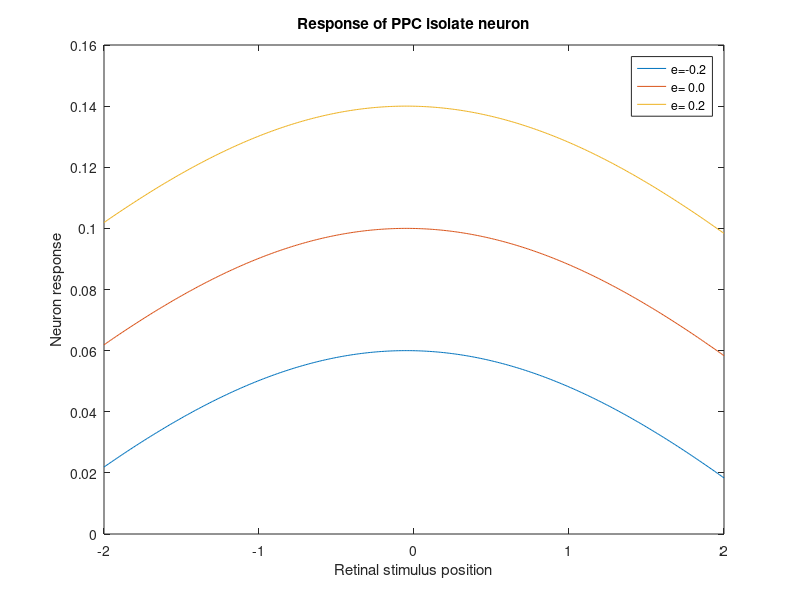
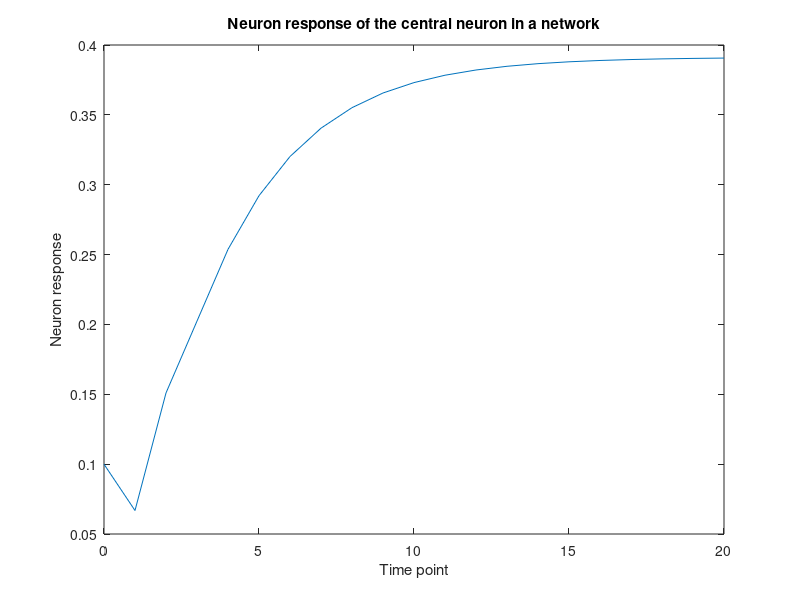
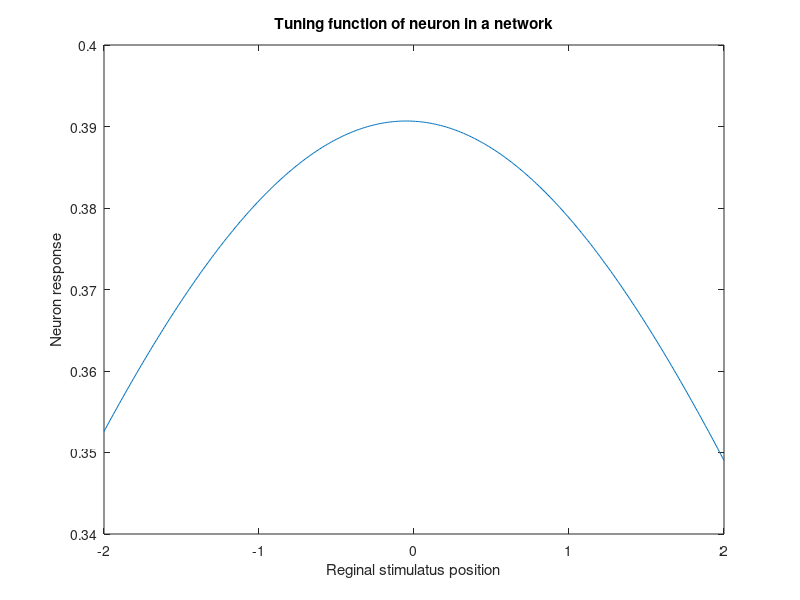
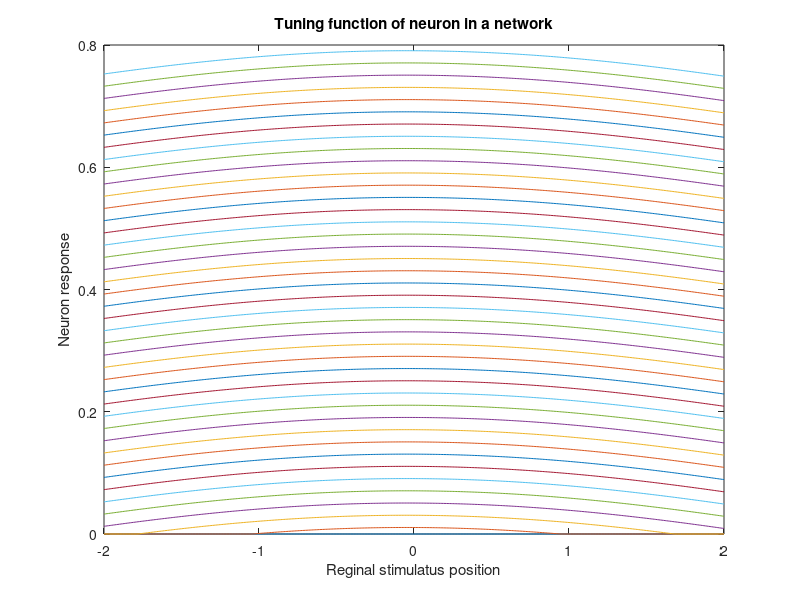

Here is the MATLAB script that generated these plots, in order:
%SBE2 HW 8
%Greg Kiar
%08-04-2015

clear
close all
%% Part 1
s=0.2;k=1;b=0.5;sigma=3;beta=1;
rrange = -5+0.05:0.1:5-0.05;

p = @(r, ri, e) s .* max( (...
    (k.*e+b)+ exp(-(r-ri).^2./2./(sigma.^2))- beta ), ...
    0);

figure (1)
plot(-2:0.01:2, p(-2:0.01:2,rrange(50),-0.2))
hold on
plot(-2:0.01:2, p(-2:0.01:2,rrange(50), 0.0))
plot(-2:0.01:2, p(-2:0.01:2,rrange(50), 0.2))
legend('e=-0.2','e= 0.0','e= 0.2');
xlabel('Retinal stimulus position');
ylabel('Neuron response');
title('Response of PPC isolate neuron');

%% Part 2
ae=1;ai=0.65;sigi=2.5;sige=1;
r=0;e=0;

w = @(ri,rj) ae.*exp(-(ri-rj).^2./2./(sige.^2)) ...
    - ai.*exp(-(ri-rj).^2./2./(sigi.^2));

pt = @(t, r, ri, e, ps) s .* max( (...
    (k.*e+b)+ exp(-(r-ri).^2./2./(sigma.^2)) + ...
    sum(w(ri,rrange)'.*ps(:,t)) - beta ), ...
    0);

ps = p(r, rrange, e)';
figure (2)
for q=1:20
    for qq=1:100
        ps(qq,q+1) = pt(q,r,rrange(qq),e,ps)';
    end
end
plot(0:20, ps(50,:));
xlabel('Time point');
ylabel('Neuron response');
title('Neuron response of the central neuron in a network');

%% Part 3
r=-2:0.01:2;
e=0;
figure (3)
prs = pt(20,r,rrange(50),e,ps);
plot(r, prs);
xlabel('Reginal stimulatus position');
ylabel('Neuron response');
title('Tuning function of neuron in a network');

%% Part 4
e=-2:0.1:2;

figure (4)
for q = 1:length(e)
    pre(q,:) = pt(20,r,rrange(50),e(q),ps);
    plot(r, pre(q,:));
    hold on
end
xlabel('Reginal stimulatus position');
ylabel('Neuron response');
title('Tuning function of neuron in a network');
